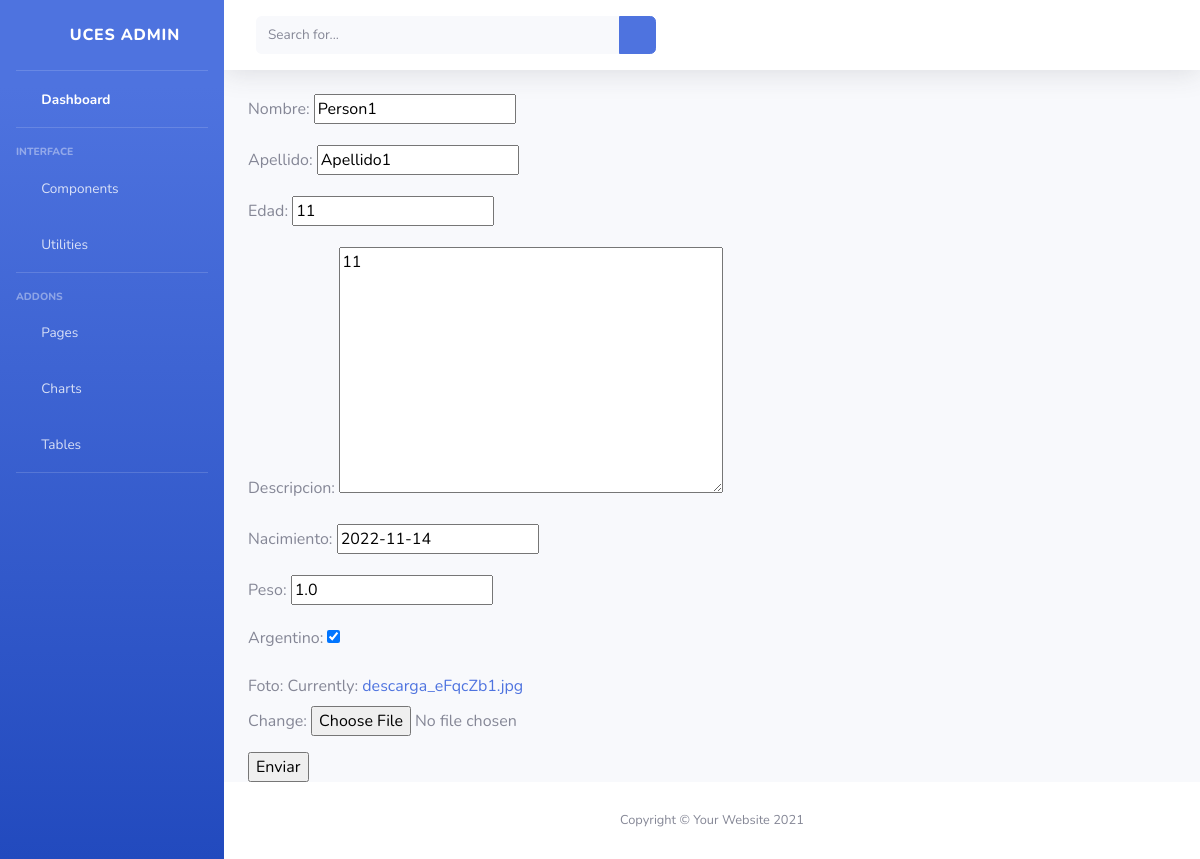
Screenshot of /Aplicacion1/persona/editar/2 with the database file from the repository.
### Aplicacion1/models.py (models this page shows, shortened)
class Persona(models.Model):
    nombre = models.CharField(max_length=30)
    apellido = models.CharField(max_length=30)
    edad = models.IntegerField()
    descripcion = models.TextField()
    nacimiento = models.DateField()
    peso = models.FloatField()
    argentino = models.BooleanField()
    foto = models.ImageField()

### Aplicacion1/views.py (the view)
# urls.py: path('persona/editar/<pk>', views.PersonaUpdate.as_view(), name='EditPersona'),
class PersonaUpdate(UpdateView):
    model = Persona
    success_url  = "/Aplicacion1/persona/list"
    fields = ["nombre","apellido","edad","descripcion","nacimiento","peso","argentino","foto"]

### Aplicacion1/templates/Aplicacion1/persona_form.html (shortened to what this page needs)
{% extends "Aplicacion1/padre.html" %}
{% load static %}
        {% block contenido %}
        <form method="post" enctype="multipart/form-data">
            {{ form.as_p }}
            <input type="submit" value="Enviar">
        </form>
        {% endblock %}

### rows the page displays
Persona: nombre "Person1", apellido "Apellido1", edad "11", descripcion "11", nacimiento "2022-11-14", peso "1.0", argentino "☑"
